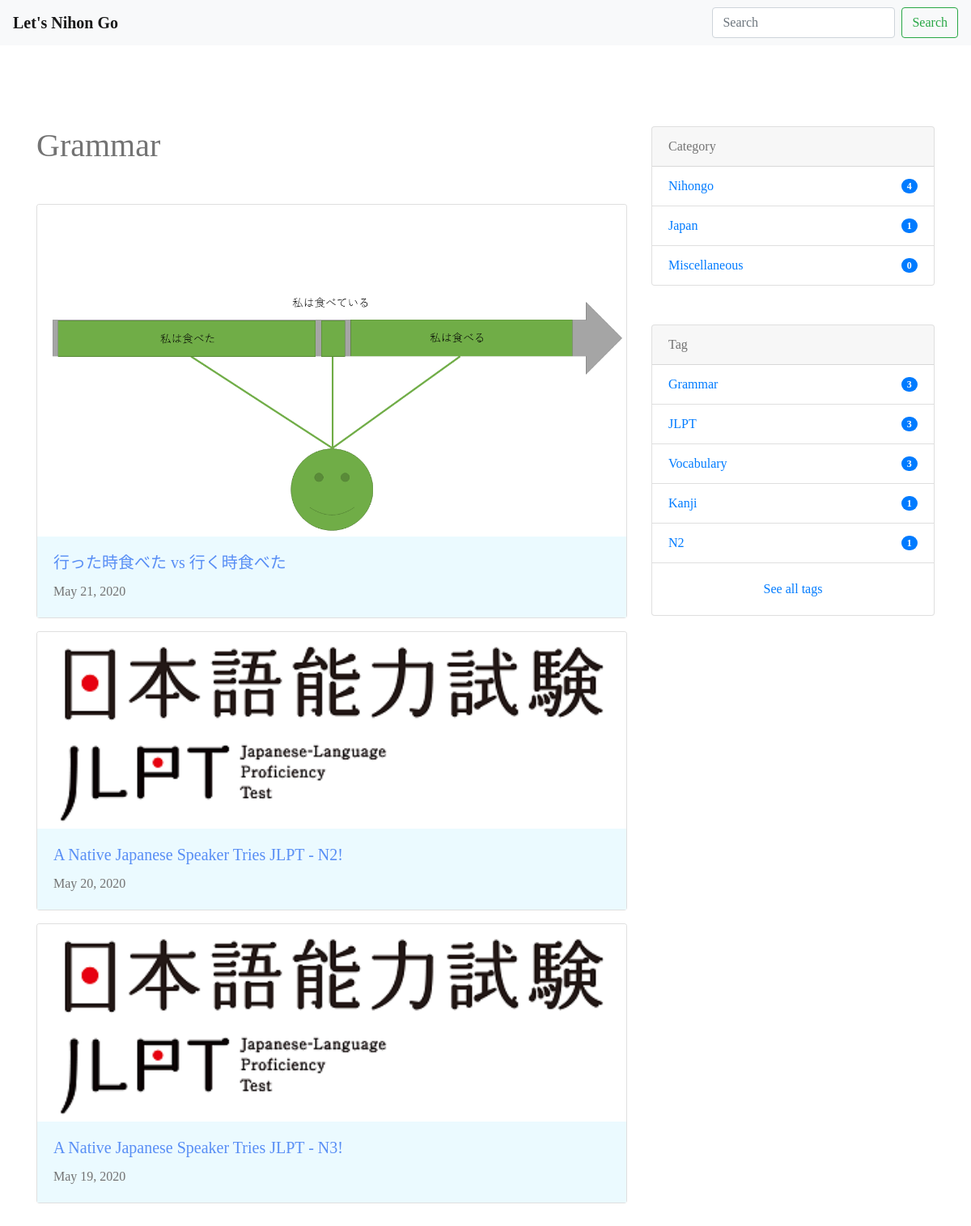
The app's page /tag/grammar/ with its own data.
### blog/models.py (models this page shows, shortened)
class Tag(models.Model):
    name = models.CharField(max_length=255)
    slug = models.SlugField(unique=True)
    timestamp = models.DateTimeField(auto_now_add=True)

class Post(models.Model):
    category = models.ForeignKey(Category, on_delete=models.PROTECT)
    tags = models.ManyToManyField(Tag, blank=True)
    title = models.CharField(max_length=255)
    image = models.ImageField(
        upload_to='post_images/', null=True, blank=True)
    content = MarkdownxField('content', help_text="markdown")
    description = models.TextField(blank=True)
    created_at = models.DateTimeField(auto_now_add=True)
    updated_at = models.DateTimeField(auto_now=True)
    published_at = models.DateTimeField(blank=True, null=True)
    is_public = models.BooleanField(default=False)
    class Meta:
        ordering = ['-created_at']

class Category(models.Model):
    name = models.CharField(max_length=255)
    slug = models.SlugField(unique=True)
    timestamp = models.DateTimeField(auto_now_add=True)

### blog/views.py (the view)
# urls.py: path('tag/<str:tag_slug>/', TagPostView.as_view(), name='tag_post'),
class TagPostView(ListView):
    model = Post
    template_name = 'blog/tag_post.html'
    def get_queryset(self):
        tag_slug = self.kwargs['tag_slug']
        self.tag = get_object_or_404(Tag, slug=tag_slug)
        qs = super().get_queryset().filter(tags=self.tag)
        return qs
    def get_context_data(self, **kwargs):
        context = super().get_context_data(**kwargs)
        context['tag'] = self.tag
        return context

### nihongo/context_processors.py (called while the page is built)
def common(request):
    context = {
        'categories': Category.objects.annotate(
            num_posts=Count('post', filter=Q(post__is_public=True))),
        'tags': Tag.objects.annotate(
            num_posts=Count('post', filter=Q(post__is_public=True))),
    }
    return context

### blog/templates/blog/tag_post.html (shortened to what this page needs)
{% extends "base.html" %}
{% load static %}
{% block content %}
<div class="container">
  <div class="row">
    <main class="col-md-8">
      <h1 class="mb-5">{{ tag.name }}</h1>
        {% include "blog/snippets/main_post_list.html" %}
    </main>
    <aside class="col-md-4">
      {% include "blog/snippets/sidebar.html" %}
    </aside>
  </div>
</div>
{% endblock %}

### blog/templates/blog/snippets/main_post_list.html (shortened to what this page needs)
{% load static %}
<link rel="stylesheet" href="{% static 'blog/css/main_post_list.min.css' %}">
<link rel="stylesheet" href="{% static 'blog/css/blog.css' %}">
{% for post in object_list %}
{% if user.is_authenticated or post.is_public %}
<div class="card mb-3 post-card">
  {% if post.image %}
  <a href="{% url 'blog:post_detail' post.id %}">
    <img class="card-img-top" src="{{ post.image.url }}" alt="{{ post.title }}">
  </a>
  {% endif %}
  <div class="card-body">
    <a href="{% url 'blog:post_detail' post.id %}">
      <h5 class="card-title">{{ post.title }}</h5>
    </a>
    <p class="card-text">{{ post.published_at|date }}</p>
  </div>
</div>
{% endif %}
{% empty %}
<p>No post yet</p>
{% endfor %}

### blog/templates/blog/snippets/sidebar.html
{% load static %}
<link rel="stylesheet" href="{% static 'blog/css/blog.css' %}">
<div class="card mb-5">
  <div class="card-header">
    Category
  </div>
  <ul class="list-group list-group-flush">
    {% for category in categories|dictsort:"id" %}
    <li class="list-group-item d-flex justify-content-between align-items-center">
      <a href="{% url 'blog:category_post' category.slug %}" class="card-link">{{ category.name }}</a>
      <span class="badge badge-primary badge-pill">{{ category.num_posts }}</span>
    </li>
    {% endfor %}
  </ul>
</div>
<div class="card mb-5 mt-5">
  <div class="card-header">
    Tag
  </div>
  <ul class="list-group list-group-flush">
    {% for tag in tags|dictsortreversed:"num_posts"|slice:":5" %}
    <li class="list-group-item d-flex justify-content-between align-items-center">
      <a href="{% url 'blog:tag_post' tag.slug %}" class="card-link">{{ tag.name }}</a>
      <span class="badge badge-primary badge-pill">{{ tag.num_posts }}</span>
    </li>
    {% endfor %}
  </ul>
  <div class="card-body text-center">
    <a href="{% url 'blog:tag_list' %}" class="card-link">See all tags</a>
  </div>
</div>

### static/blog/css/blog.css (style rules this page uses)
* { color: rgb(115, 115, 115); font-family: "hiragino"; box-sizing: border-box; }
.container { margin-top: 100px; }
img { width:100%; }

### records on screen
Tag: name "Grammar", num_posts "3"
Post: image (picture), title "行った時食べた vs 行く時食べた", published_at "May 21, 2020"
Post: image (picture), title "A Native Japanese Speaker Tries JLPT - N2!", published_at "May 20, 2020"
Post: image (picture), title "A Native Japanese Speaker Tries JLPT - N3!", published_at "May 19, 2020"
Category: name "Nihongo", num_posts "4"
Category: name "Japan", num_posts "1"
Category: name "Miscellaneous", num_posts "0"
Tag: name "JLPT", num_posts "3"
Tag: name "Vocabulary", num_posts "3"
Tag: name "Kanji", num_posts "1"
Tag: name "N2", num_posts "1"
